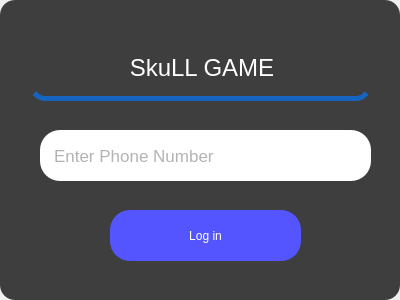
<?xml version="1.0" encoding="UTF-8"?>
<ui version="4.0">
 <class>ForgotPass</class>
 <widget class="QMainWindow" name="ForgotPass">
  <property name="geometry">
   <rect>
    <x>0</x>
    <y>0</y>
    <width>400</width>
    <height>300</height>
   </rect>
  </property>
  <property name="minimumSize">
   <size>
    <width>400</width>
    <height>300</height>
   </size>
  </property>
  <property name="maximumSize">
   <size>
    <width>400</width>
    <height>300</height>
   </size>
  </property>
  <property name="windowTitle">
   <string>MainWindow</string>
  </property>
  <widget class="QWidget" name="centralwidget">
   <widget class="QWidget" name="widget" native="true">
    <property name="geometry">
     <rect>
      <x>0</x>
      <y>0</y>
      <width>400</width>
      <height>300</height>
     </rect>
    </property>
    <property name="styleSheet">
     <string notr="true">background-color: qlineargradient(spread:pad, x1:1, y1:0, x2:1, y2:0, stop:0 rgba(62, 62, 62, 255), stop:1 rgba(255, 255, 255, 255));
border-radius:15px;</string>
    </property>
    <widget class="QLineEdit" name="lineEdit">
     <property name="geometry">
      <rect>
       <x>40</x>
       <y>130</y>
       <width>331</width>
       <height>51</height>
      </rect>
     </property>
     <property name="styleSheet">
      <string notr="true">background-color:#ffffff;
color:#686868;
padding-left:12px;
border:none;
border-radius:20px;
font-size:17px;
</string>
     </property>
     <property name="placeholderText">
      <string>Enter Phone Number</string>
     </property>
    </widget>
    <widget class="QPushButton" name="login_btn">
     <property name="geometry">
      <rect>
       <x>110</x>
       <y>210</y>
       <width>191</width>
       <height>51</height>
      </rect>
     </property>
     <property name="cursor">
      <cursorShape>PointingHandCursor</cursorShape>
     </property>
     <property name="styleSheet">
      <string notr="true">QPushButton{
border-radius:20px;
color:#fff;
font: 12pt &quot;MS Reference Sans Serif&quot;;
	background-color: qlineargradient(spread:pad, x1:1, y1:0, x2:1, y2:0, stop:0 rgba(85, 85, 255, 255), stop:1 rgba(255, 255, 255, 255));
}
QPushButton:hover{
background-color:#fff;
 border:7px solid #5555ff;
color:#000000;
}

</string>
     </property>
     <property name="text">
      <string>Log in</string>
     </property>
    </widget>
    <widget class="QLabel" name="label">
     <property name="geometry">
      <rect>
       <x>30</x>
       <y>40</y>
       <width>341</width>
       <height>61</height>
      </rect>
     </property>
     <property name="styleSheet">
      <string notr="true">font: 9pt &quot;Stencil&quot;;
border-bottom:5px solid #1565C0;
color:#fff;
</string>
     </property>
     <property name="text">
      <string>&lt;html&gt;&lt;head/&gt;&lt;body&gt;&lt;p align=&quot;center&quot;&gt;&lt;span style=&quot; font-size:18pt;&quot;&gt;SkuLL GAME&lt;/span&gt;&lt;/p&gt;&lt;/body&gt;&lt;/html&gt;</string>
     </property>
    </widget>
   </widget>
  </widget>
 </widget>
 <resources/>
 <connections/>
</ui>
